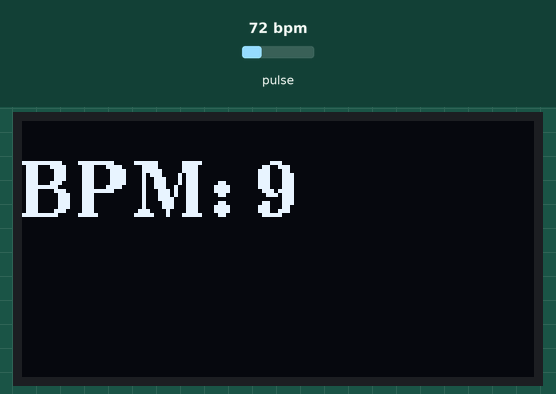
Simulated run of this sketch. Board: Arduino Uno, built with avr-gcc and run on an emulated ATmega328P. Shown: 128×64 one-colour display. The test bench sets the inputs (shaded band); at power-on: pulse 72 bpm. What the sketch prints to the serial monitor is not drawn.

Above: at 1.7 s.
2.7 s: pulse set to 158 bpm
At 3.13 s:
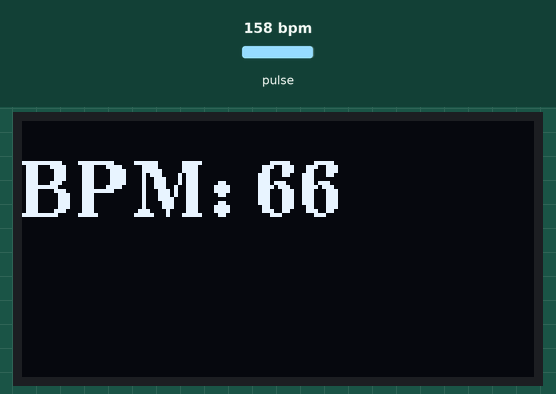
4.8 s: pulse set to 70 bpm
At 7.7 s:
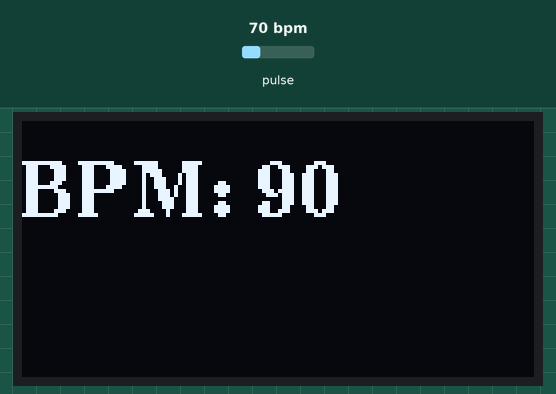
7.8 s: pulse set to 42 bpm
At 9.6 s:
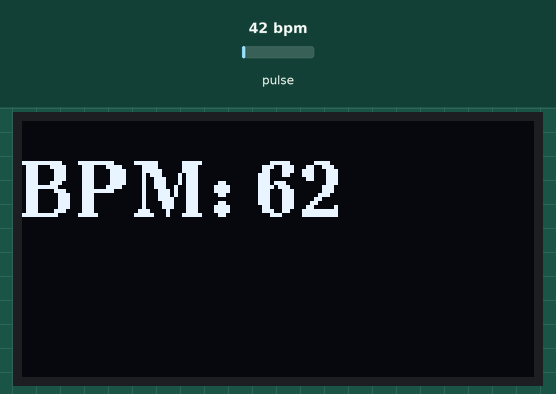
Timing chart, 0 to 11.1 s (numbered marks = the images above; inputs shaded):
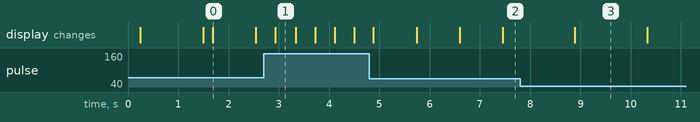

The sketch:

ppg.ino
```cpp
#include <Wire.h>
#include "MAX30105.h"
#include "heartRate.h"
#include <U8g2lib.h>

// OLED: Page buffer version for low RAM boards
U8G2_SSD1306_128X64_NONAME_1_HW_I2C display(U8G2_R0, U8X8_PIN_NONE);

MAX30105 particleSensor;

const byte RATE_SIZE = 4;
byte rates[RATE_SIZE];
byte rateSpot = 0;
long lastBeat = 0;

float beatsPerMinute;
int beatAvg;

void setup() {
  Serial.begin(115200);
  while (!Serial);
  Serial.println("Setup begin");

  display.begin();
  display.setFont(u8g2_font_ncenB14_tr);

  display.firstPage();
  do {
    display.drawStr(0, 24, "Starting...");
  } while (display.nextPage());

  delay(1000);

  if (!particleSensor.begin(Wire, I2C_SPEED_FAST)) {
    Serial.println("Sensor fail");
    display.firstPage();
    do {
      display.drawStr(0, 24, "Sensor Error!");
    } while (display.nextPage());
    while (1);
  }

  Serial.println("Sensor OK");
  particleSensor.setup();
  particleSensor.setPulseAmplitudeRed(0x3F);
  particleSensor.setPulseAmplitudeGreen(0);

  display.firstPage();
  do {
    display.drawStr(0, 24, "Place finger");
  } while (display.nextPage());
}

void loop() {
  long irValue = particleSensor.getIR();

  if (checkForBeat(irValue)) {
    long delta = millis() - lastBeat;
    lastBeat = millis();

    beatsPerMinute = 60 / (delta / 1000.0);

    if (beatsPerMinute < 255 && beatsPerMinute > 20) {
      rates[rateSpot++] = (byte)beatsPerMinute;
      rateSpot %= RATE_SIZE;

      beatAvg = 0;
      for (byte x = 0; x < RATE_SIZE; x++)
        beatAvg += rates[x];
      beatAvg /= RATE_SIZE;

      // Show BPM
      char bpmText[16];
      sprintf(bpmText, "BPM: %d", beatAvg);

      display.firstPage();
      do {
        display.drawStr(0, 24, bpmText);
      } while (display.nextPage());
    }
  }

  // Debug output
  Serial.print("IR=");
  Serial.print(irValue);
  Serial.print(" BPM=");
  Serial.print(beatsPerMinute);
  Serial.print(" Avg BPM=");
  Serial.print(beatAvg);
  if (irValue < 50000)
    Serial.print(" (No finger)");
  Serial.println();
}
```

Measured:
- after the input at 4.8 s, the display: first differs from a run without the input after 0.95 s (image 2 shows a later state)
- after the input at 7.8 s, the display: changes after 1.1 s (image 3)
- what the display in image 0 shows lasts 0.8 s, from 1.7 s to 2.5 s
- what the display in image 1 shows lasts 0.4 s, from 2.9 s to 3.3 s
